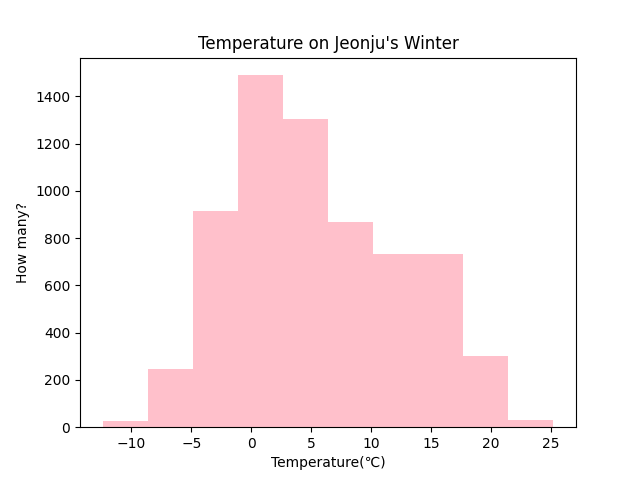

Write Python code to recreate this figure.
import os
import requests
import matplotlib.pyplot as plt

url = "https://api.taegon.kr/stations/146/?sy=1980&ey=2023&format=csv"
filename = "weather_146_1980-2023.csv"

if not os.path.exists(filename):
    with open(filename, "w", encoding="utf-8") as f:
        res = requests.get(url)
        f.write(res.text)

def read_twinter(filename):
    result = []
    with open(filename, encoding="utf-8-sig") as f:
        lines = f.readlines()
        for line in lines[1:]:
            token = line.strip().split(",")
            if '1' <= token[1].strip() <= '2' or token[1].strip() == '12':
                twinter = float(token[4].strip())
                result.append(twinter)
    return result

def main():
    twinter = read_twinter(filename)
    
    plt.hist(twinter, bins=10, color="pink")
    plt.title("Temperature on Jeonju's Winter")
    plt.xlabel("Temperature(℃)")
    plt.ylabel("How many?")
    

    plt.savefig("hw20240527/hw05_hist_twinter.png")


if __name__ == "__main__":
    main()